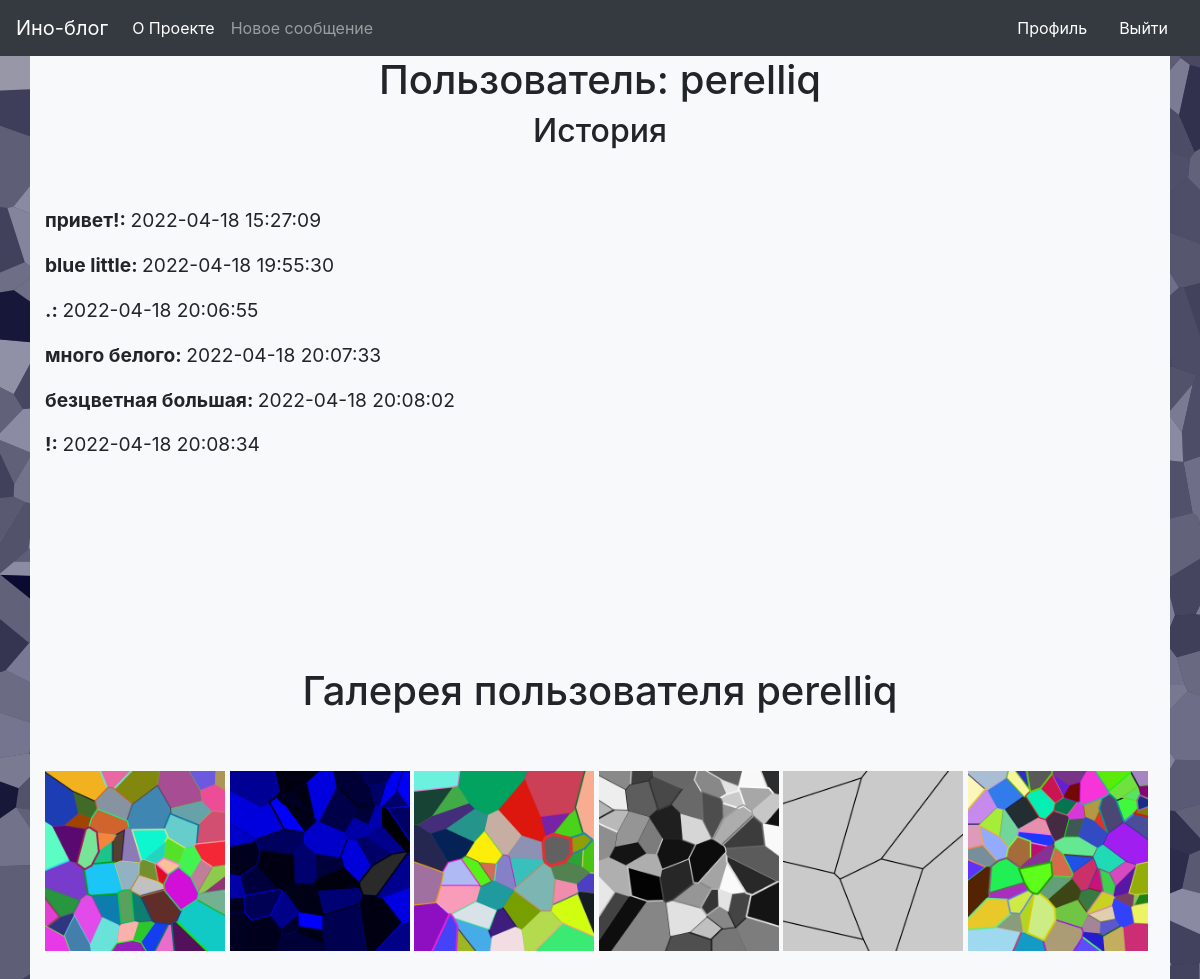
/user/perelliq (signed in), run on an earlier commit of the app's database.
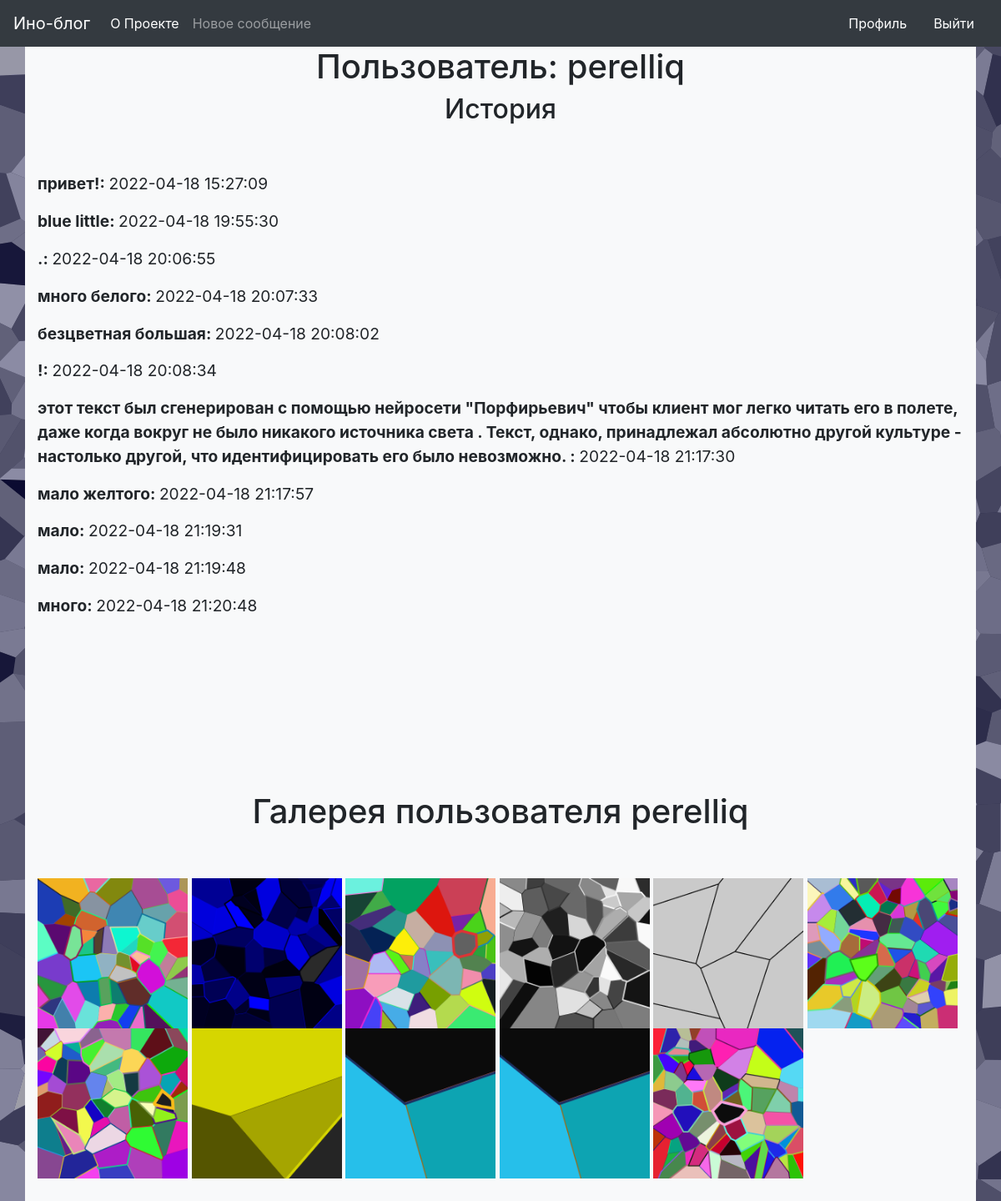
And on a later commit of the database.
### project.py (models this page shows, shortened)
class Post(db.Model):
    id = db.Column(db.Integer, primary_key=True)
    title = db.Column(db.String(140))
    content = db.Column(db.String(540))
    image = db.Column(db.String(40))
    stamp = db.Column(db.DateTime, index=True, default=datetime.now(timezone.utc))
    username = db.Column(db.String(140))

### project.py (the view)
@app.route('/user/<username>')
@login_required
def user(username):
    conn = get_db_connection()
    posts = conn.execute('SELECT * FROM post WHERE username = ?', (username,)).fetchall()
    conn.close()
    return render_template('user.html', posts=posts, user=username,
                           len_posts=len(posts))

### project.py (called while the page is built)
@login.user_loader
def load_user(user_id):
    return User.query.get(int(user_id))

def get_db_connection():
    conn = sqlite3.connect('database.db')
    conn.row_factory = sqlite3.Row
    return conn

### templates/user.html
{% extends 'base.html' %}
{% block content %}
<h1 align="center">Пользователь: {{ user }}</h1>
<h2 align="center">История</h2>
<br> <br>
{% if len_posts > 0%}
{% for post in posts %}
<p><big>
    <b>{{ post.content }}: </b> {{ post.stamp }}
</big>
</p>
{% endfor %}
{% else %}
<p align="center"><big>
    Пока нет постов
</big></p>
{% endif %}
<br> <br> <br> <br> <br> <br> <br> <br>
{% if len_posts > 0%}
<h1 align="center">Галерея пользователя {{ user }}</h1>
<br> <br>
{% for post in posts %}
<img src="{{ url_for('static', filename=post['image']) }}" width="180" height="180">
{% endfor %}
{% endif %}
<br> <br> <br> <br> <br> <br> <br> <br> <br> <br> <br> <br> <br> <br> <br> <br>
<br> <br> <br> <br> <br> <br> <br> <br> <br> <br> <br> <br> <br> <br> <br> <br>
{% endblock %}

### templates/base.html (shortened to what this page needs)
<!doctype html>
<html lang="ru">
<head>
    <link rel="stylesheet" href="https://stackpath.bootstrapcdn.com/bootstrap/4.3.1/css/bootstrap.min.css"
>
</head>
<body class="body bg-light" background="{{ url_for('static', filename='img/bg_1.png') }}" >
<nav class="navbar navbar-expand-sm navbar-dark bg-dark">
    <a class="navbar-brand" href="{{ url_for('index')}}">Ино-блог</a>
    <div class="collapse navbar-collapse" id="navbarNav">
        <ul class="navbar-nav">
            <li class="nav-item active">
                <a class="nav-link" href="{{url_for('about')}}">О Проекте</a>
            </li>
            {% if not current_user.is_anonymous %}
            <li class="nav-item">
                <a class="nav-link" href="{{url_for('create')}}">Новое сообщение</a>
            </li>
            {% endif %}
        </ul>
    </div>
    {% if current_user.is_anonymous %}
    <a class="nav-link" style="color:#FFFFFF" href="{{ url_for('reg') }}">Зарегистрироваться</a>
    <a class="nav-link" style="color:#FFFFFF" href="{{ url_for('login') }}">Войти</a>
    {% else %}
    <a class="nav-link" style="color:#FFFFFF" href="{{ url_for('user', username=current_user.username) }}">Профиль</a>
    <a class="nav-link" style="color:#FFFFFF" href="{{ url_for('logout') }}">Выйти</a>
    {% endif %}
</nav>
<div class="container bg-light">
    {% block content %} {% endblock %}
</div>
</body>
</html>

What changed in the data, as far as the page shows it:
added Post: content "этот текст был сгенерирован с помощью нейросети \"Порфирьевич\" чтобы клиент мог легко читать его в полете, даже когда вокруг не было никакого источника света . Текст, однако, принадлежал абсолютно другой культуре - настолько другой, что идентифицировать его было невозможно.", stamp "2022-04-18 21:17:30", image (picture)
added Post: content "мало желтого", stamp "2022-04-18 21:17:57", image (picture)
added Post: content "мало", stamp "2022-04-18 21:19:31", image (picture)
added Post: content "мало", stamp "2022-04-18 21:19:48", image (picture)
added Post: content "много", stamp "2022-04-18 21:20:48", image (picture)
